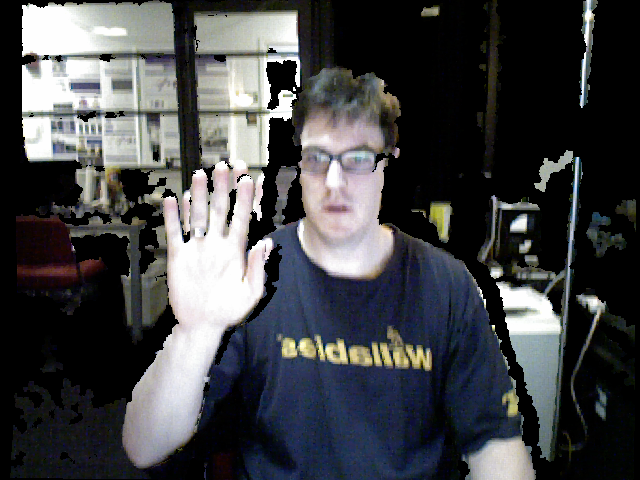
#> input picture rgb_1_0000001.png, 640 x 480 px
$ python test.py   (Python 2 division)
#> lines starting #> are read from the running program, lines starting #| are printed output that depends on the picture
import scipy.io as scio
import matplotlib.pyplot as plt
import numpy as np
import cv2 as cv2
import open3d as o3
import matplotlib.image as mpimg

rgb_file = 'rgb_1_0000001.png'
depth_file = 'depth_1_0000001.png'
rgb = cv2.imread(rgb_file)
#> rgb is the input picture: shape (480, 640, 3); mean B, G, R 71, 68.4, 67.2
depth = cv2.imread(depth_file)
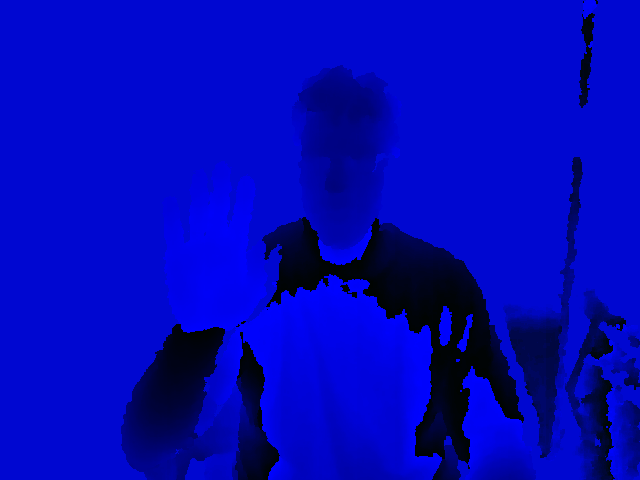
#> input picture depth_1_0000001.png, 640 x 480 px
#> depth is the input picture: shape (480, 640, 3); mean B, G, R 185.8, 5.7, 0
# [23 lines of commented-out code are left out]
image = np.concatenate([rgb, depth], axis=1)
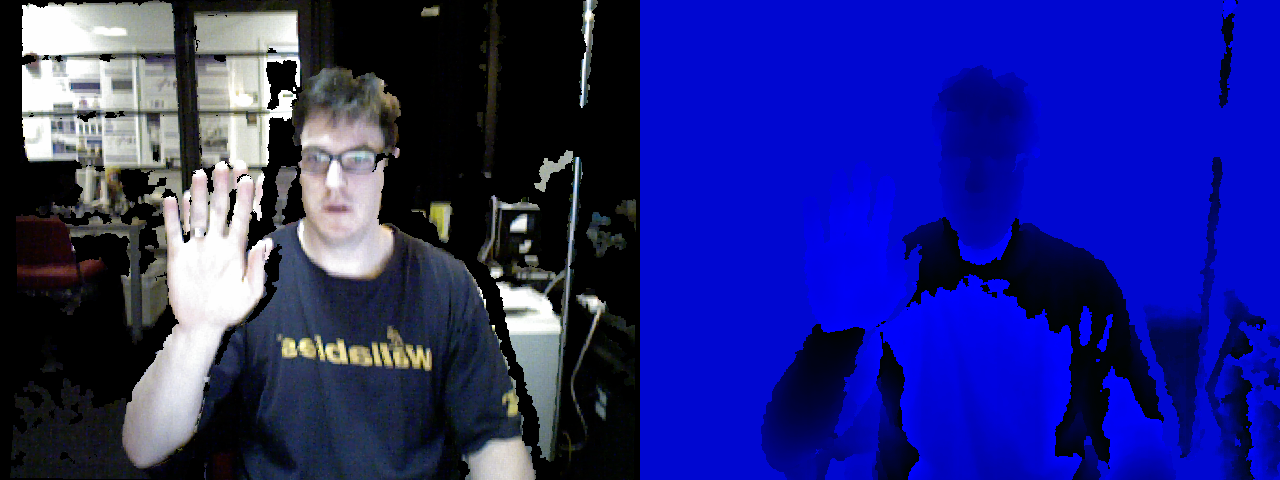
#> image: shape (480, 1280, 3); mean B, G, R 128.4, 37, 33.6
cv2.imshow('image', image)
key = cv2.waitKey(0)
#> (key q is pressed here)
key &= 255
if key == 27 or key == ord('q'):
    print("Pressed ESC or q, exiting")
    exit_request = True
else:
    exit_request = False
print 'ok'


def show_rgbd_image(image, depth_image, window_name='Image window', delay=1, depth_offset=0.0, depth_scale=1.0):
    if depth_image.dtype != np.uint8:
        if depth_scale is None:
            depth_scale = depth_image.max() - depth_image.min()
        if depth_offset is None:
            depth_offset = depth_image.min()
        depth_image = np.clip((depth_image - depth_offset) / depth_scale, 0.0, 1.0)
        depth_image = (255.0 * depth_image).astype(np.uint8)
    depth_image = np.tile(depth_image, (1, 1, 3))
    if image.shape[2] == 4:  # add alpha channel
        alpha = np.full(depth_image.shape[:2] + (1,), 255, dtype=np.uint8)
        depth_image = np.concatenate([depth_image, alpha], axis=-1)
    images = np.concatenate([image, depth_image], axis=1)
    # images = cv2.cvtColor(images, cv2.COLOR_RGB2BGR)  # not needed since image is already in BGR format
    cv2.imshow(window_name, images)
    key = cv2.waitKey(delay)
    key &= 255
    if key == 27 or key == ord('q'):
        print("Pressed ESC or q, exiting")
        exit_request = True
    else:
        exit_request = False
    return exit_request
# [24 lines of commented-out code are left out]
